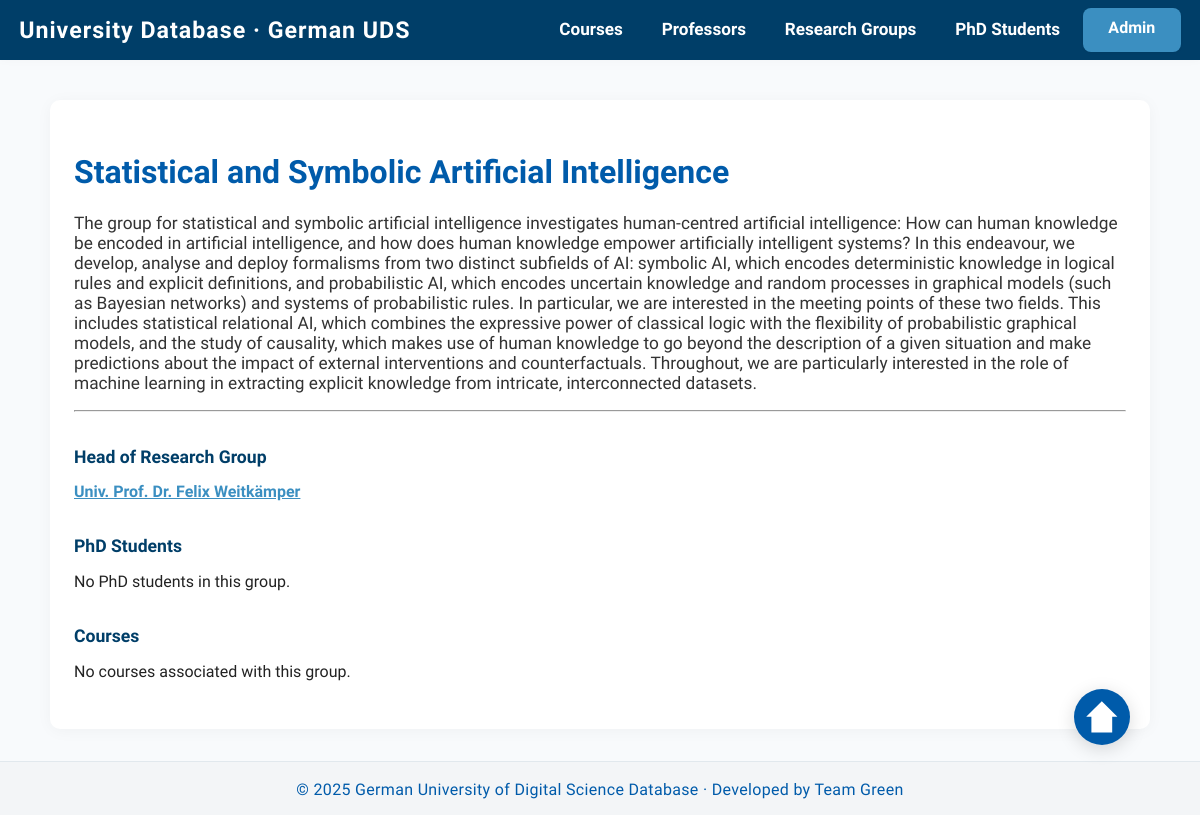
The page /research-groups/1/ on the database its author committed.
### research_groups/models.py (models this page shows, shortened)
class ResearchGroup(models.Model):
    name = models.CharField(max_length=255)
    description = models.TextField()

### professors/models.py (models this page shows)
class Professor(models.Model):
    title = models.CharField(max_length=50)
    name = models.CharField(max_length=255)
    position = models.CharField(max_length=255)
    research_group = models.OneToOneField(
        'research_groups.ResearchGroup',  # string reference to avoid import cycle
        related_name='main_professor',
        on_delete=models.SET_NULL,
        null=True,
        blank=True
    )
    leads_research_group = models.OneToOneField(
        'research_groups.ResearchGroup',  # string reference to avoid import cycle
        on_delete=models.SET_NULL,
        null=True,
        blank=True,
        related_name='lead_professor'
    )
    bio = models.TextField(blank=True)
    image_url = models.URLField(blank=True)
    def __str__(self):
        return f"{self.title} {self.name}"

### research_groups/views.py (the view)
# urls.py: path('<int:pk>/', views.researchgroup_detail, name='researchgroup_detail'),
def researchgroup_detail(request, pk):
    group = get_object_or_404(ResearchGroup, pk=pk)
    return render(request, 'research_groups/research_group_detail.html', {'group': group})

### research_groups/templates/research_groups/research_group_detail.html (shortened to what this page needs)
{% extends "core/base.html" %}
{% block content %}
<h1 style="color:#005baa;">{{ group.name }}</h1>
<p style="font-size:1.08em; color:#333;">{{ group.description }}</p>
<hr>
<h2 style="font-size:1.1em; color:#003e68; margin-top:2em;">Head of Research Group</h2>
{% if group.lead_professor %}
  <a href="{% url 'professor_detail' group.lead_professor.id %}" style="color:#3b8fc1; font-weight:600;">
    {{ group.lead_professor }}
  </a>
{% else %}
  <span style="color:#888;">No head assigned.</span>
{% endif %}
<h2 style="font-size:1.1em; color:#003e68; margin-top:2em;">PhD Students</h2>
<ul style="list-style:none; padding:0;">
  {% for student in group.phd_students.all %}
    <li style="margin-bottom:0.7em;">
      <a href="{% url 'phdstudent_detail' student.id %}" style="color:#005baa;">
        {{ student }}
      </a>
    </li>
  {% empty %}
    <li>No PhD students in this group.</li>
  {% endfor %}
</ul>
<h2 style="font-size:1.1em; color:#003e68; margin-top:2em;">Courses</h2>
<ul style="list-style:none; padding:0;">
  {% for course in group.courses.all %}
    <li style="margin-bottom:0.7em;">
      <a href="{% url 'course_detail' course.id %}" style="color:#005baa;">
        {{ course.name }}
      </a>
    </li>
  {% empty %}
    <li>No courses associated with this group.</li>
  {% endfor %}
</ul>
{% endblock %}

### core/templates/core/base.html (style rules this page uses)
:root { --primary: #005baa; --secondary: #3b8fc1; --light-bg: #f8fafc; --white: #fff; --nav-bg: #003e68; --nav-text: #fff; --nav-hover: #e1e8ed; --footer-bg: #f3f5f7; --footer-text: #005baa; --body-text: #222; }
html { box-sizing: border-box; font-size: 16px; }
*, *:before, *:after { box-sizing: inherit; }
body { margin: 0; font-family: 'Open Sans', Arial, Helvetica, sans-serif; background: var(--light-bg); color: var(--body-text); min-height: 100vh; display: flex; flex-direction: column; font-size: 1rem; }

### rows shown on the page
ResearchGroup: name "Statistical and Symbolic Artificial Intelligence", description "The group for statistical and symbolic artificial intelligence investigates human-centred artificial intelligence: How can human knowledge be encoded in artificial intelligence, and how does human knowledge empower artificially intelligent systems? In this endeavour, we develop, analyse and deploy formalisms from two distinct subfields of AI: symbolic AI, which encodes deterministic knowledge in logical rules and explicit definitions, and probabilistic AI, which encodes uncertain knowledge and random processes in graphical models (such as Bayesian networks) and systems of probabilistic rules. In particular, we are interested in the meeting points of these two fields. This includes…", lead_professor "Univ. Prof. Dr. Felix Weitkämper"
